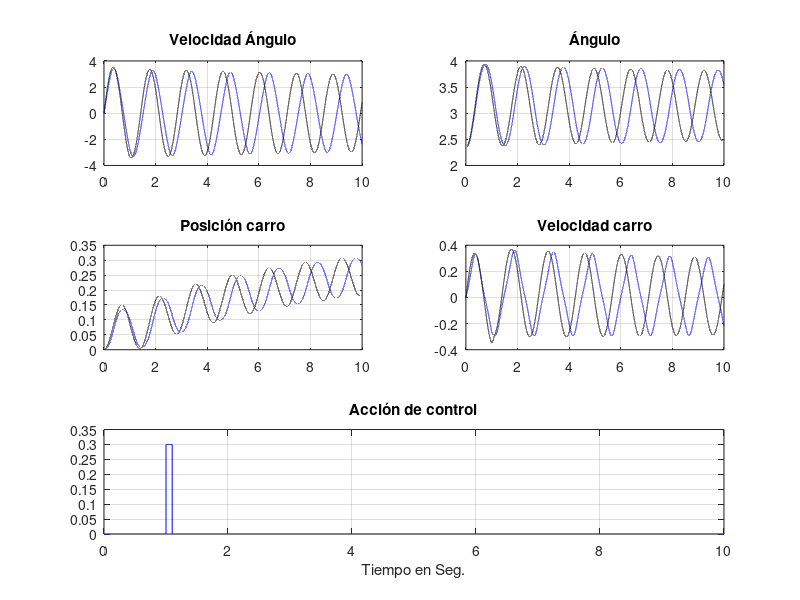
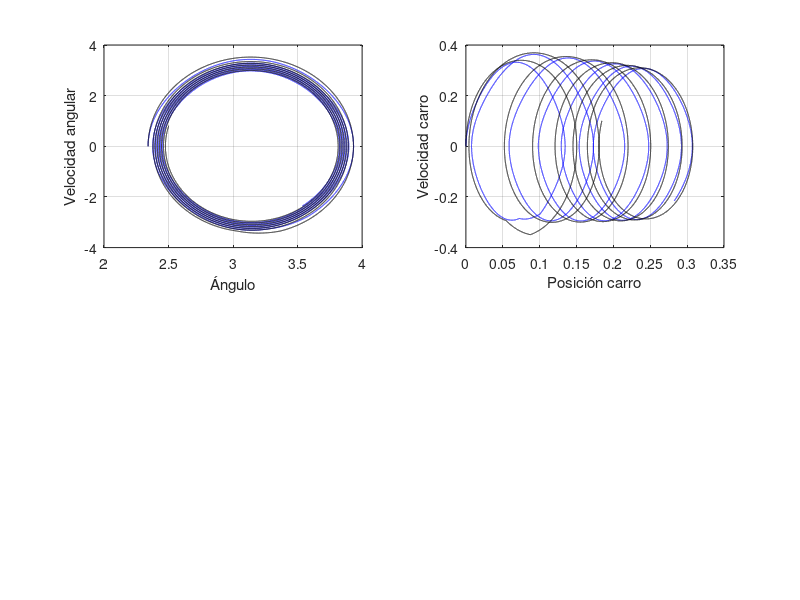

MATLAB code to generate these figures, in order:
clc;clear all;
m=.1;Fricc=0.1; long=0.6;g=9.8;M=.5;
h=0.0001;tiempo=(10/h);p_pp=0;tita_pp=0; t=0:h:tiempo*h;
omega(1)=0;p_p=0:h:tiempo*h; u=linspace(0,0,tiempo+1);
%Condiciones iniciales
alfa(1)=pi-0.8; color='b';%
p(1)=0; p_p(1)=0; u(1)=0; p(1)=0; i=1;
%Versión linealizada en el equilibrio estable. Sontag Pp 104.
%estado=[p(i); p_p(i); alfa(i); omega(i)]
Mat_A=[0 1 0 0;0 -Fricc/M -m*g/M 0; 0 0 0 1; 0 -Fricc/(long*M) -g*(m+M)/(long*M) 0]
Mat_B=[0; 1/M; 0; 1/(long*M)]
X0=[0 0 pi 0]';x=[0 0 alfa(1) 0]';
while(i<(tiempo+1))
%Variables del sistema no lineal
estado=[p(i); p_p(i); alfa(i); omega(i)];
u(i)=0;
% u(t >= 1.0) = 0.1; %escalon
u(t >= 1.0 & t < 1.1) = 0.3;
% u = 0.2 * sin(2*pi*0.5*t);%sen

%Sistema no lineal
p_pp=(1/(M+m))*(u(i)-m*long*tita_pp*cos(alfa(i))+m*long*omega(i)^2*sin(alfa(i))-Fricc*p_p(i));
tita_pp=(1/long)*(g*sin(alfa(i))-p_pp*cos(alfa(i)));
p_p(i+1)=p_p(i)+h*p_pp;
p(i+1)=p(i)+h*p_p(i);
omega(i+1)=omega(i)+h*tita_pp;
alfa(i+1)=alfa(i)+h*omega(i);
%Variables del sistema lineal
pl(i)=x(1); p_pl(i)=x(2);alfal(i)=x(3);omegal(i)=x(4);
%Sistema lineal
xp=Mat_A*(x-X0)+Mat_B*u(i);
x=x+h*xp;
i=i+1;
end
pl(i)=x(1); p_pl(i)=x(2);alfal(i)=x(3);omegal(i)=x(4);
figure(1);hold on;
subplot(3,2,1);plot(t,omega,color);grid on; title('Velocidad Ángulo');hold on;plot(t,omegal,'k');
subplot(3,2,2);plot(t,alfa,color);hold on;plot(t,pi*ones(size(t)),'k');plot(t,alfal,'k');
grid on;title('Ángulo');hold on;
subplot(3,2,3); plot(t,p,color);grid on;title('Posición carro');hold on;plot(t,pl,'k');
subplot(3,2,4);plot(t,p_p,color);grid on;title('Velocidad carro');hold on;plot(t,p_pl,'k');
subplot(3,1,3);plot(t,u,color);grid on;title('Acción de control');xlabel('Tiempo en Seg.');hold on;
figure(2);hold on; subplot(2,2,1);plot(alfa,omega,color);grid on;xlabel('Ángulo');ylabel('Velocidad angular');hold on;
subplot(2,2,1);plot(alfal,omegal,'k');
subplot(2,2,2);plot(p,p_p,color);grid on;xlabel('Posición carro');ylabel('Velocidad carro');hold on;
subplot(2,2,2);plot(pl,p_pl,'k');